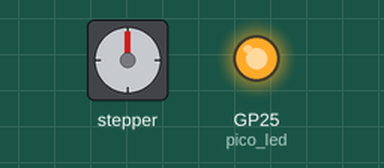
Simulated run of this program. Board: Raspberry Pi Pico running MicroPython. On the bench: stepper motor, output pins drawn as LEDs (lit = HIGH). The stepper is drawn at 2048 steps a turn; pins used as bus, display or sensor lines are not drawn.

Above: at 0.05 s.
Timing chart, 0 to 7.8 s (numbered marks = the images above):
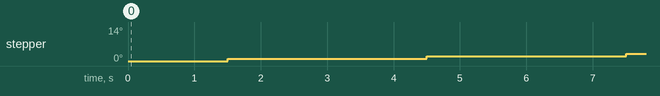

The program:

stepper_LEDBlinkTest.py
```python
# stepper_LEDBlinkTest.py - Check Pico connection to
#   the ULN2003 Motor Board by blinking the LEDs
# ---------------------------------------------------------------

from machine import Pin
from time import sleep

# Define GPIO pins connected to the input pins (IN1-IN4) of the
#   ULN2003 Motor Driver
IN1 = Pin(21, Pin.OUT)  # GPIO21
IN2 = Pin(20, Pin.OUT)
IN3 = Pin(19, Pin.OUT)
IN4 = Pin(18, Pin.OUT)
MOTOR_CHANNELS = [IN1, IN2, IN3, IN4]

# Turn off all the motor channels
def stop_motor_channels():
    for input_pin in MOTOR_CHANNELS:
        input_pin.value(0)  # turn off motor channel LED

# Blink Motor Board LEDs in sequence
def blink_motor_channels():
    while True:
        for input_pin in MOTOR_CHANNELS:
            input_pin.value(1)
            sleep(0.25)
            input_pin.value(0)
            sleep(0.25)

if __name__ == "__main__":
    # Pico onboard LED
    pico_led = Pin("LED", Pin.OUT)

    # Turn on Pico onboard LED
    pico_led.on()

    try:
        # Blink motor channel LEDs in sequence
        blink_motor_channels()

    # Keyboard interrupt caught
    except KeyboardInterrupt:
        print("\nUser interrupted the program")

    # Unexpected error
    except Exception as e:
        print(f"An unexpected error occurred: {e}")

    # Stop the motor gracefully
    finally:
        print("Turning off motor channel LEDs")

        # Turn off the motor channels
        stop_motor_channels()

        print("\nMotor control terminated.")

    # Turn off Pico onboard LED
    pico_led.off()
```
